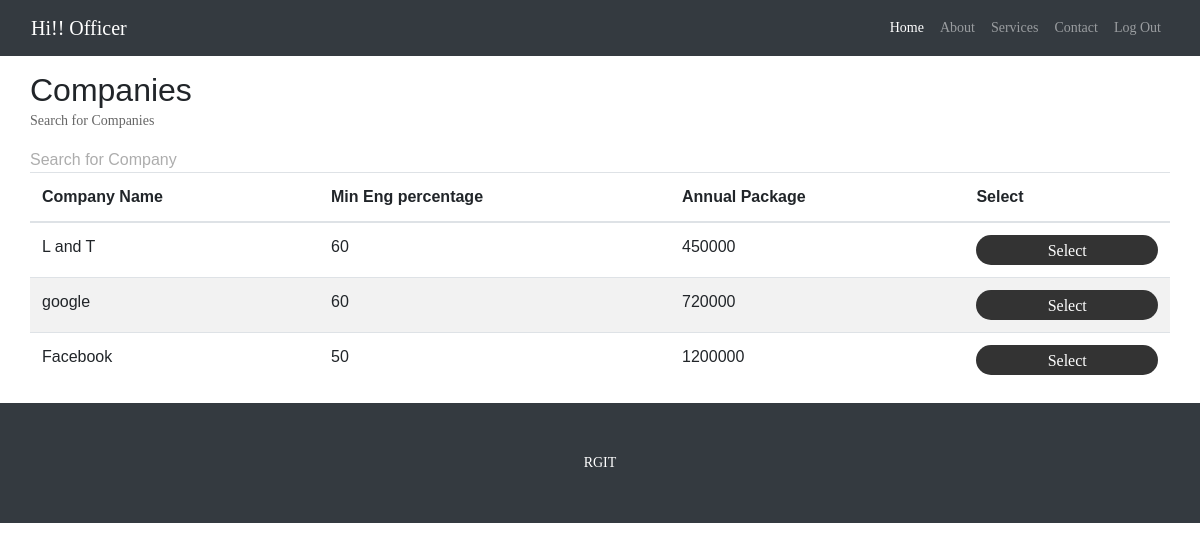
The app's page /RGIT1/TPO/companies.php (signed in) with its own data.
### tables this page shows
CREATE TABLE `company` (
  `company_id` int(19) NOT NULL,
  `company_name` varchar(11) NOT NULL,
  `minimum_percentage_eng` int(15) NOT NULL,
  `annual_package` float NOT NULL,
  `minimum_percentage_tenth` float NOT NULL,
  `minimum_percentage_twelfth` float NOT NULL,
  `minimum_percentage_diploma` float NOT NULL,
  `minimum_percentage_ug` float NOT NULL,
  `minimum_percentage_pg` float NOT NULL,
  `gap_criteria` int(16) NOT NULL,
  `active_kt` int(16) NOT NULL
);

### RGIT1/TPO/companies.php (the view, shortened to what this page needs)
<?php
require '../includes/dbconnect.php';
  ?>
<!DOCTYPE html>
<html lang="en">
<head>
  <link href="../style/home/vendor/bootstrap/css/bootstrap.min.css" rel="stylesheet">
  <link href="../style/home/css/start.css" rel="stylesheet">
  <link rel="stylesheet" type="text/css" href="../style/forms/css/main.css">
</head>
<body>
<?php require '../includes/header_tpo.php';?>
<?php
    $query = "select * from company";
    $results = $conn -> query($query);
?>
  <div class="container">
  <div class="container">
  <h2 id="after_nav">Companies</h2>
  <p>Search for Companies</p>
<input type="text" id="myInput" onkeyup="myFunction()" placeholder="Search for Company">
  <table id="myTable" class="table table-hover overflow-y:auto;">
    <thead>
      <tr>
        <th>Company Name</th>
        <th>Min Eng percentage</th>
        <th>Annual Package</th>
        <th>Select</th>
      </tr>
    </thead>
      <tbody>
        <?php
        if($results)
        {
        while($row = $results -> fetch_assoc()){
          ?>
          <tr>
            <td><?php echo ($row['company_name']);?></td>
            <td><?php echo ($row['minimum_percentage_eng']);?></td>
            <td><?php echo ($row['annual_package']);?></td>
            <td>
                <form method="post" action="/college_project/RGIT/TPO/to_profile.php" onsubmit="return confirm('Are you sure you want to select <?php echo($row['company_name']); ?> ?');">
                    <button style="height:30px;" class="apply_button contact100-form-btn" type="submit">Select</button>
                </form>
            </td>
          </tr>
          <?php
        }
        }else {
          echo("No Companies");
        }
        ?>
      </tbody>
    </table>
</div>
  </div>
    <?php require '../includes/footer.php' ?>
</body>
</html>

### RGIT1/style/home/css/start.css (style rules this page uses)
body { padding-top: 56px; }
#myInput { margin-top: 15px; }
#after_nav { margin-top: 15px; }

### RGIT1/style/forms/css/main.css (style rules this page uses)
tr:nth-child(even) { background-color: #f2f2f2 }
#myInput { margin-top: 15px; }
#after_nav { margin-top: 15px; }
* { margin: 0px; padding: 0px; box-sizing: border-box; }
body, html { height: 100%; font-family: Poppins-Regular, sans-serif; }
h1,h2,h3,h4,h5,h6 { margin: 0px; }
p { font-family: Poppins-Regular; font-size: 14px; line-height: 1.7; color: #666666; margin: 0px; }
input { outline: none; border: none; }
button { outline: none !important; border: none; background: transparent; }
.container { max-width: 1200px; }
.contact100-form-btn { display: -webkit-box; display: -webkit-flex; display: -moz-box; display: -ms-flexbox; display: flex; justify-content: center; align-items: center; padding: 0 20px; width: 100%; height: 50px; background-color: #333333; border-radius: 25px; font-family: Montserrat-Medium; font-size: 16px; color: #fff; line-height: 1.2; -webkit-transition: all 0.4s; -o-transition: all 0.4s; -moz-transition: all 0.4s; transition: all 0.4s; }

### records on screen
company: company_name "L and T", minimum_percentage_eng "60", annual_package "450000"
company: company_name "google", minimum_percentage_eng "60", annual_package "720000"
company: company_name "Facebook", minimum_percentage_eng "50", annual_package "1200000"

### other values on screen
$username "Officer"
